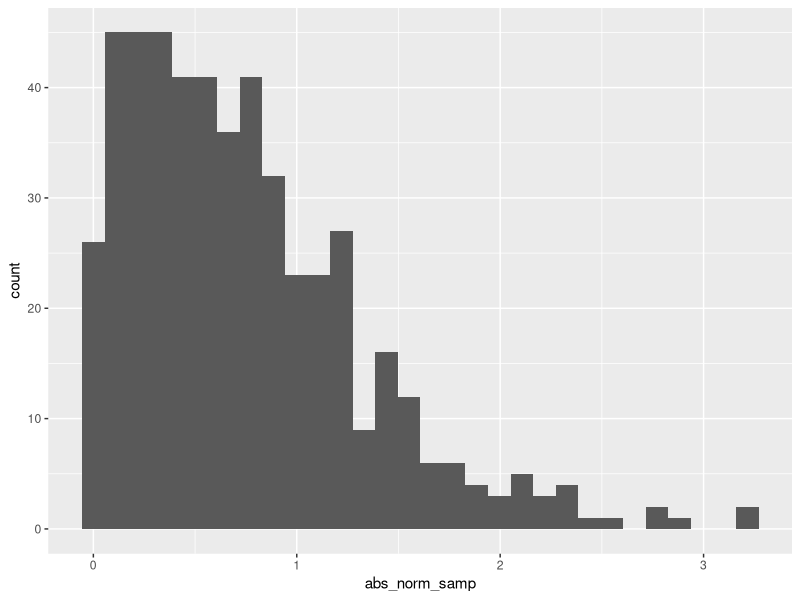

Generate this figure with R:
## ---- chunk 1
samp = rnorm(100)
length(samp)
## ---- chunk 2
library(tidyverse)

la_df = tibble(
  norm_samp = rnorm(500),
  norm_samp_pos = norm_samp > 0,
  abs_norm_samp = abs(norm_samp)
)

ggplot(la_df, aes(x = abs_norm_samp)) + geom_histogram()

median_samp = median(pull(la_df, norm_samp))
